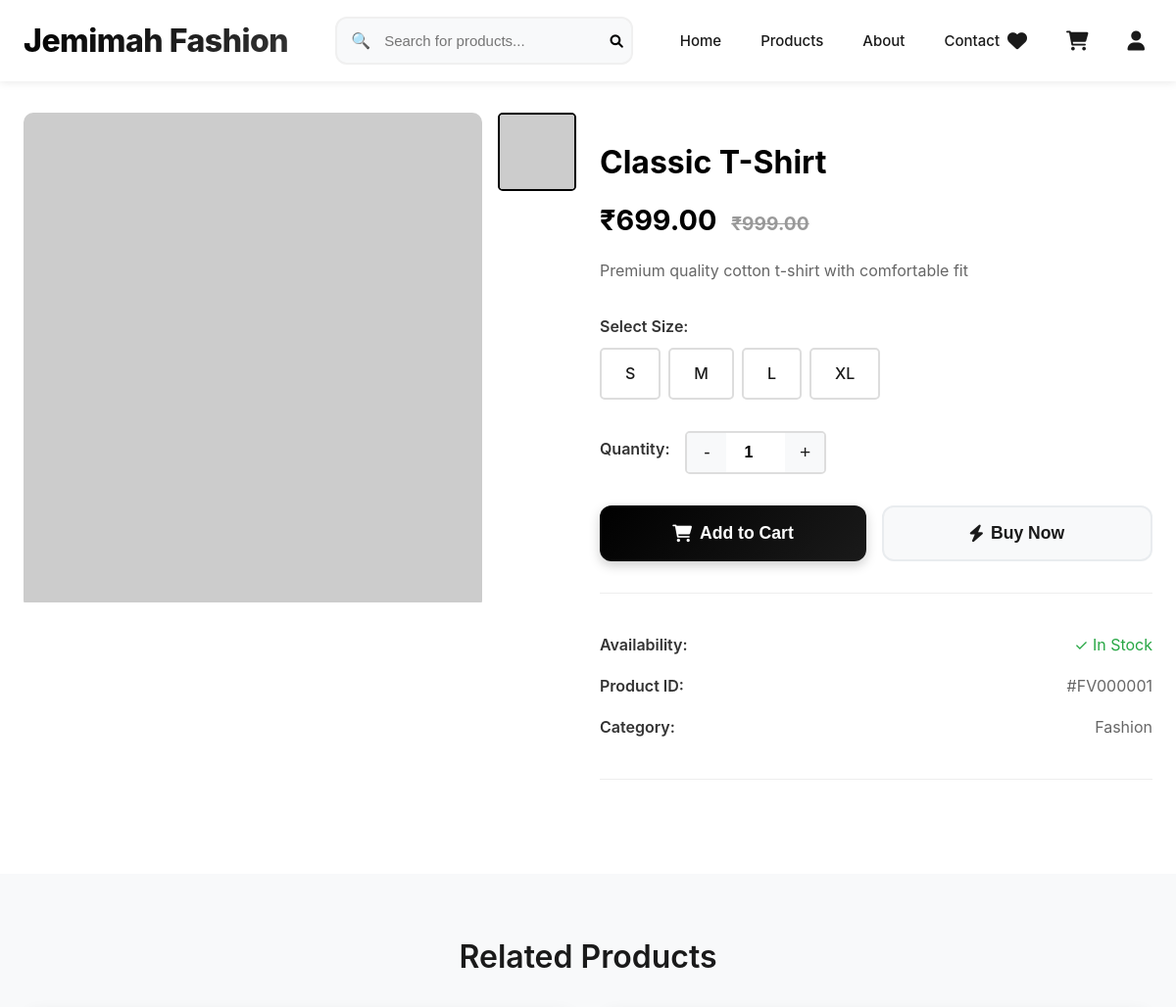
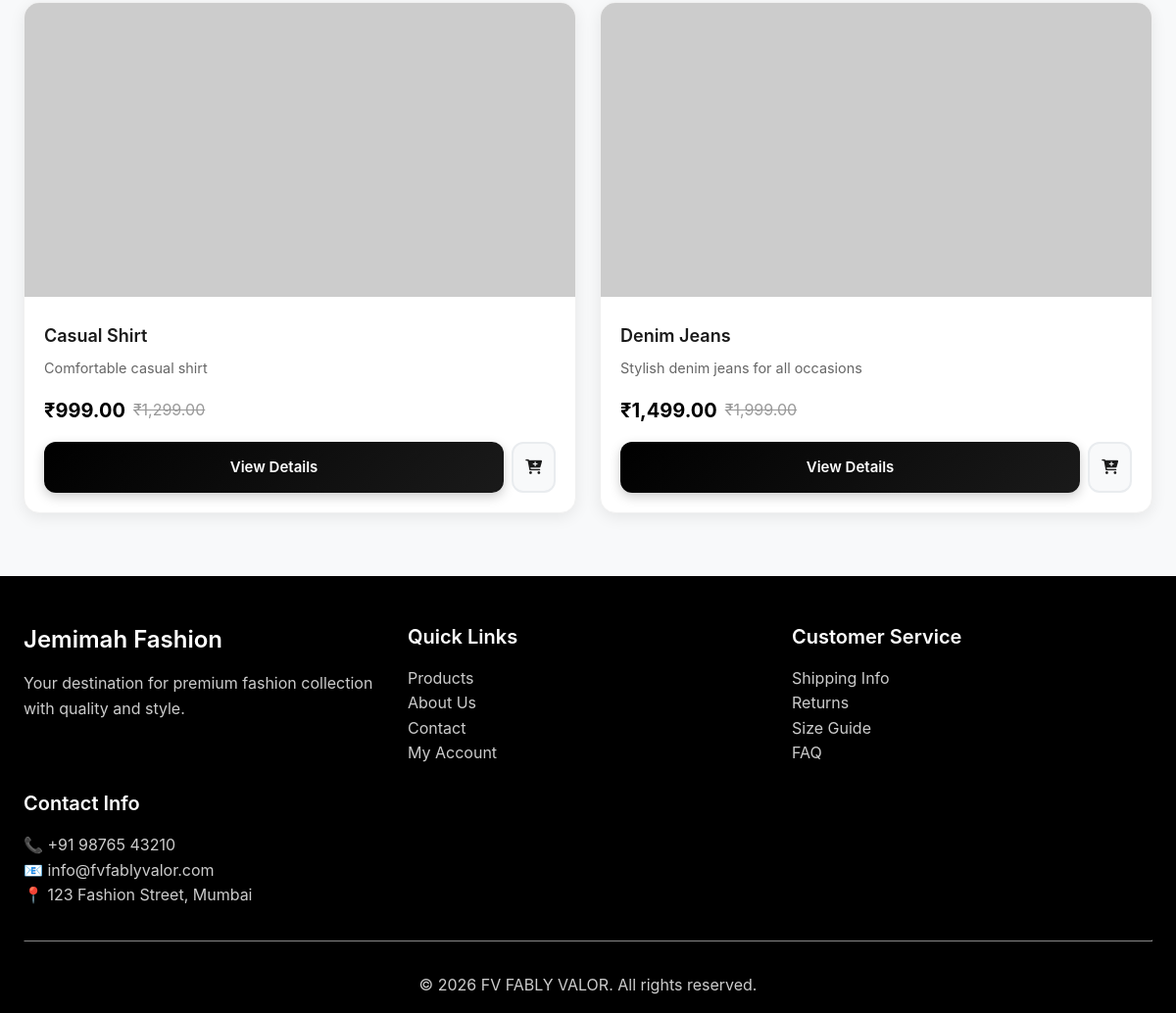
Screenshot of /product.php?id=1 with the database file from the repository (2 pictures, top to bottom).
### tables this page shows
CREATE TABLE products (
    id INT AUTO_INCREMENT PRIMARY KEY,
    title VARCHAR(255) NOT NULL,
    description TEXT,
    short_description VARCHAR(500),
    sizes JSON,
    images JSON,
    video VARCHAR(255),
    mrp_price DECIMAL(10,2) NOT NULL,
    selling_price DECIMAL(10,2) NOT NULL,
    stock_quantity INT NOT NULL DEFAULT 0,
    status ENUM('active', 'inactive') DEFAULT 'active',
    created_at TIMESTAMP DEFAULT CURRENT_TIMESTAMP,
    updated_at TIMESTAMP DEFAULT CURRENT_TIMESTAMP ON UPDATE CURRENT_TIMESTAMP
);

### config.php (called while the page is built, shortened)
<?php
class Database {
    private $host = "localhost";
    private $username = "root";
    private $password = "";
    private $database = 'dada';
    public $conn;
    public function __construct() {
        $this->conn = new mysqli($this->host, $this->username, $this->password, $this->database);
    }
    public function prepare($sql) {
        return $this->conn->prepare($sql);
    }
}
function formatPrice($price) {
    return '₹' . number_format($price, 2);
}
function isLoggedIn() {
    return isset($_SESSION['customer_id']);
}
?>

### product.php (the view, shortened to what this page needs)
<?php
require_once 'config.php';
$db = new Database();
$product_id = $_GET['id'];
$stmt = $db->prepare("SELECT * FROM products WHERE id = ? AND status = 'active'");
$stmt->bind_param("i", $product_id);
$stmt->execute();
$result = $stmt->get_result();
$product = $result->fetch_assoc();
$images = json_decode($product['images'], true) ?? [];
$sizes = json_decode($product['sizes'], true) ?? [];
$stmt = $db->prepare("SELECT * FROM products WHERE id != ? AND status = 'active' ORDER BY RAND() LIMIT 4");
$stmt->bind_param("i", $product_id);
$stmt->execute();
$related_products = $stmt->get_result()->fetch_all(MYSQLI_ASSOC);
?>
<!DOCTYPE html>
<html lang="en">
<head>
    <link rel="stylesheet" href="style.css">
    <link rel="stylesheet" href="https://cdnjs.cloudflare.com/ajax/libs/font-awesome/6.0.0/css/all.min.css">
</head>
<body>
    <header class="header">
        <div class="container">
            <nav class="navbar">
                <a href="index.php" class="logo">Jemimah Fashion</a>
                <div class="search-bar">
                    <form method="GET" action="products.php">
                        <input type="text" name="search" placeholder="Search for products...">
                        <button type="submit" style="position: absolute; right: 10px; top: 50%; transform: translateY(-50%); background: none; border: none; cursor: pointer;">
                            <i class="fas fa-search"></i>
                        </button>
                    </form>
                </div>
                <ul class="nav-menu">
                    <li><a href="index.php">Home</a></li>
                    <li><a href="products.php">Products</a></li>
                    <li><a href="about.php">About</a></li>
                    <li><a href="contact.php">Contact</a></li>
                </ul>
                <div class="nav-icons">
                    <a href="wishlist.php" title="Wishlist">
                        <i class="fas fa-heart"></i>
                    </a>
                    <a href="cart.php" title="Cart">
                        <i class="fas fa-shopping-cart"></i>
                    </a>
                    <?php if (isLoggedIn()): ?>
                        <a href="account.php" title="My Account">
                            <i class="fas fa-user"></i>
                        </a>
                    <?php else: ?>
                        <a href="login.php" title="Login/Register">
                            <i class="fas fa-user"></i>
                        </a>
                    <?php endif; ?>
                </div>
            </nav>
        </div>
    </header>
    <section style="padding: 2rem 0;">
        <div class="container">
            <div class="grid grid-2">
                <div>
                    <div class="product-gallery">
                        <div class="main-image">
                            <img id="mainImage" src="<?php echo !empty($images) ? htmlspecialchars($images[0]) : 'https://via.placeholder.com/500x500'; ?>" alt="<?php echo htmlspecialchars($product['title']); ?>">
                        </div>
                        <?php if (!empty($images)): ?>
                            <div class="thumbnail-list">
                                <?php foreach ($images as $index => $image): ?>
                                    <div class="thumbnail <?php echo $index == 0 ? 'active' : ''; ?>" onclick="changeImage('<?php echo htmlspecialchars($image); ?>', this)">
                                        <img src="<?php echo htmlspecialchars($image); ?>" alt="Product image <?php echo $index + 1; ?>">
                                    </div>
                                <?php endforeach; ?>
                            </div>
                        <?php endif; ?>
                    </div>
                </div>
                <div class="product-info">
                    <h1 class="product-title"><?php echo htmlspecialchars($product['title']); ?></h1>
                    <div class="product-price">
                        <?php echo formatPrice($product['selling_price']); ?>
                        <?php if ($product['mrp_price'] > $product['selling_price']): ?>
                            <span class="original"><?php echo formatPrice($product['mrp_price']); ?></span>
                        <?php endif; ?>
                    </div>
                    <div class="product-description">
                        <?php echo nl2br(htmlspecialchars($product['description'])); ?>
                    </div>
                    <?php if (!empty($sizes)): ?>
                        <div class="size-selector">
                            <label class="form-label">Select Size:</label>
                            <div class="size-options">
                                <?php foreach ($sizes as $size): ?>
                                    <div class="size-option" onclick="selectSize(this, '<?php echo htmlspecialchars($size); ?>')">
                                        <?php echo htmlspecialchars($size); ?>
                                    </div>
                                <?php endforeach; ?>
                            </div>
                        </div>
                    <?php endif; ?>
                    <div class="quantity-selector">
                        <label class="form-label">Quantity:</label>
                        <div class="quantity-controls">
                            <button class="quantity-btn" onclick="changeQuantity(-1)">-</button>
                            <input type="number" id="quantity" class="quantity-input" value="1" min="1" max="<?php echo $product['stock_quantity']; ?>" readonly>
                            <button class="quantity-btn" onclick="changeQuantity(1)">+</button>
                        </div>
                    </div>
                    <div class="action-buttons">
                        <button class="btn btn-primary" onclick="addToCart()">
                            <i class="fas fa-shopping-cart"></i> Add to Cart
                        </button>
                        <button class="btn btn-secondary" onclick="buyNow()">
                            <i class="fas fa-bolt"></i> Buy Now
                        </button>
                    </div>
                    <div class="product-meta">
                        <div class="meta-item">
                            <span class="meta-label">Availability:</span>
                            <span class="meta-value">
                                <?php if ($product['stock_quantity'] > 10): ?>
                                    <span style="color: #28a745;">✓ In Stock</span>
                                <?php elseif ($product['stock_quantity'] > 0): ?>
                                    <span style="color: #ffc107;">⚠ Only <?php echo $product['stock_quantity']; ?> left</span>
                                <?php else: ?>
                                    <span style="color: #dc3545;">✗ Out of Stock</span>
                                <?php endif; ?>
                            </span>
                        </div>
                        <div class="meta-item">
                            <span class="meta-label">Product ID:</span>
                            <span class="meta-value">#FV<?php echo str_pad($product['id'], 6, '0', STR_PAD_LEFT); ?></span>
                        </div>
                        <div class="meta-item">
                            <span class="meta-label">Category:</span>
                            <span class="meta-value">Fashion</span>
                        </div>
                    </div>
                </div>
            </div>
        </div>
    </section>
    <?php if (!empty($related_products)): ?>
    <section style="padding: 4rem 0; background: #f8f9fa;">
        <div class="container">
            <div class="text-center mb-4">
                <h2 style="font-size: 2rem; margin-bottom: 1rem;">Related Products</h2>
            </div>
            <div class="grid grid-4">
                <?php foreach ($related_products as $related_product): ?>
                    <div class="card">
                        <?php
                        $related_images = json_decode($related_product['images'], true);
                        if (!empty($related_images)):
                        ?>
                            <img src="<?php echo htmlspecialchars($related_images[0]); ?>" alt="<?php echo htmlspecialchars($related_product['title']); ?>" class="card-image">
                        <?php else: ?>
                            <div style="width: 100%; height: 250px; background: #f0f0f0; display: flex; align-items: center; justify-content: center; color: #999;">
                                No Image
                            </div>
                        <?php endif; ?>
                        <div class="card-content">
                            <h3 class="card-title"><?php echo htmlspecialchars($related_product['title']); ?></h3>
                            <p style="color: #666; font-size: 0.9rem; margin-bottom: 1rem;"><?php echo htmlspecialchars($related_product['short_description']); ?></p>
                            <div class="card-price">
                                <?php echo formatPrice($related_product['selling_price']); ?>
                                <?php if ($related_product['mrp_price'] > $related_product['selling_price']): ?>
                                    <span class="original"><?php echo formatPrice($related_product['mrp_price']); ?></span>
                                <?php endif; ?>
                            </div>
                            <div class="d-flex" style="gap: 0.5rem; margin-top: 1rem;">
                                <a href="product.php?id=<?php echo $related_product['id']; ?>" class="btn btn-primary" style="flex: 1;">View Details</a>
                                <button class="btn btn-secondary" onclick="addToCartRelated(<?php echo $related_product['id']; ?>)" style="padding: 0.75rem;">
                                    <i class="fas fa-cart-plus"></i>
                                </button>
                            </div>
                        </div>
                    </div>
                <?php endforeach; ?>
            </div>
        </div>
    </section>
    <?php endif; ?>
    <footer style="background: #000000; color: white; padding: 3rem 0 1rem;">
        <div class="container">
            <div class="grid grid-4">
                <div>
                    <h3 style="margin-bottom: 1rem;">Jemimah Fashion</h3>
                    <p style="color: #ccc;">Your destination for premium fashion collection with quality and style.</p>
                </div>
                <div>
                    <h4 style="margin-bottom: 1rem;">Quick Links</h4>
                    <ul style="list-style: none; padding: 0;">
                        <li><a href="products.php" style="color: #ccc; text-decoration: none;">Products</a></li>
                        <li><a href="about.php" style="color: #ccc; text-decoration: none;">About Us</a></li>
                        <li><a href="contact.php" style="color: #ccc; text-decoration: none;">Contact</a></li>
                        <li><a href="account.php" style="color: #ccc; text-decoration: none;">My Account</a></li>
                    </ul>
                </div>
                <div>
                    <h4 style="margin-bottom: 1rem;">Customer Service</h4>
                    <ul style="list-style: none; padding: 0;">
                        <li><a href="#" style="color: #ccc; text-decoration: none;">Shipping Info</a></li>
                        <li><a href="#" style="color: #ccc; text-decoration: none;">Returns</a></li>
                        <li><a href="#" style="color: #ccc; text-decoration: none;">Size Guide</a></li>
                        <li><a href="#" style="color: #ccc; text-decoration: none;">FAQ</a></li>
                    </ul>
                </div>
                <div>
                    <h4 style="margin-bottom: 1rem;">Contact Info</h4>
                    <p style="color: #ccc;">
                        📞 +91 98765 43210<br>
                        📧 info@fvfablyvalor.com<br>
                        📍 123 Fashion Street, Mumbai
                    </p>
                </div>
            </div>
            <hr style="border-color: #333; margin: 2rem 0;">
            <div class="text-center">
                <p style="color: #ccc;">&copy; <?php echo date('Y'); ?> FV FABLY VALOR. All rights reserved.</p>
            </div>
        </div>
    </footer>
</body>
</html>

### product.php (style rules this page uses)
.product-gallery { display: flex; gap: 1rem; margin-bottom: 2rem; }
.main-image { flex: 1; border-radius: 10px; overflow: hidden; }
.main-image img { width: 100%; height: 500px; object-fit: cover; }
.thumbnail-list { width: 80px; display: flex; flex-direction: column; gap: 0.5rem; }
.thumbnail { width: 80px; height: 80px; border-radius: 5px; overflow: hidden; cursor: pointer; border: 2px solid transparent; transition: border-color 0.3s; }
.thumbnail.active, .thumbnail:hover { border-color: #000; }
.thumbnail img { width: 100%; height: 100%; object-fit: cover; }
.product-info { padding: 2rem 0; }
.product-title { font-size: 2rem; margin-bottom: 1rem; color: #000; }
.product-price { font-size: 1.8rem; font-weight: bold; color: #000; margin-bottom: 1rem; }
.product-price .original { text-decoration: line-through; color: #999; font-size: 1.2rem; margin-left: 0.5rem; }
.product-description { color: #666; line-height: 1.6; margin-bottom: 2rem; }
.size-selector { margin-bottom: 2rem; }
.size-options { display: flex; gap: 0.5rem; margin-top: 0.5rem; }
.size-option { padding: 0.75rem 1.5rem; border: 2px solid #ddd; background: white; cursor: pointer; border-radius: 5px; transition: all 0.3s; }
.quantity-selector { display: flex; align-items: center; gap: 1rem; margin-bottom: 2rem; }
.quantity-controls { display: flex; align-items: center; border: 2px solid #ddd; border-radius: 5px; }
.quantity-btn { width: 40px; height: 40px; border: none; background: #f8f9fa; cursor: pointer; font-size: 1.2rem; }
.quantity-input { width: 60px; height: 40px; text-align: center; border: none; font-size: 1rem; }
.action-buttons { display: flex; gap: 1rem; margin-bottom: 2rem; }
.action-buttons .btn { flex: 1; padding: 1rem; font-size: 1.1rem; }
.product-meta { padding: 2rem 0; border-top: 1px solid #eee; border-bottom: 1px solid #eee; margin-bottom: 2rem; }
.meta-item { display: flex; justify-content: space-between; padding: 0.5rem 0; }
.meta-label { font-weight: 600; color: #333; }
.meta-value { color: #666; }

### rows the page displays
products: title "Classic T-Shirt", selling_price "₹699.00", mrp_price "₹999.00", description "Premium quality cotton t-shirt with comfortable fit", sizes "S", sizes "M", sizes "L", sizes "XL", id "000001"
products: title "Casual Shirt", short_description "Comfortable casual shirt", selling_price "₹999.00", mrp_price "₹1,299.00"
products: title "Denim Jeans", short_description "Stylish denim jeans for all occasions", selling_price "₹1,499.00", mrp_price "₹1,999.00"
